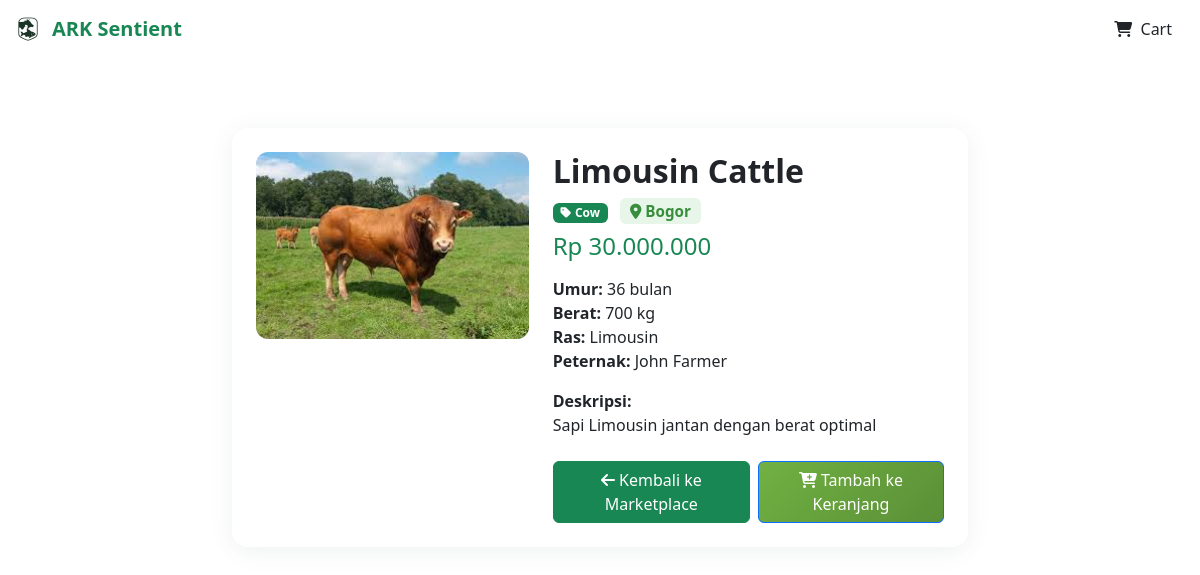
/Views/livestock_detail.php?id=3 (signed in), run on the app's committed database.
### tables this page shows
CREATE TABLE `livestock` (
  `id` int(11) NOT NULL,
  `farmer_id` int(11) NOT NULL,
  `category_id` int(11) NOT NULL,
  `name` varchar(100) NOT NULL,
  `breed` varchar(100) DEFAULT NULL,
  `age_months` int(11) NOT NULL,
  `weight_kg` int(11) NOT NULL,
  `gender` enum('male','female') NOT NULL,
  `location` varchar(100) NOT NULL,
  `price` decimal(15,2) NOT NULL,
  `description` text DEFAULT NULL,
  `image_url` varchar(255) DEFAULT NULL,
  `health_status` varchar(100) DEFAULT 'Healthy',
  `vaccination_status` varchar(100) DEFAULT 'Up to date',
  `status` enum('available','sold','reserved') DEFAULT 'available',
  `created_at` timestamp NOT NULL DEFAULT current_timestamp(),
  `updated_at` timestamp NOT NULL DEFAULT current_timestamp() ON UPDATE current_timestamp()
);

CREATE TABLE `categories` (
  `id` int(11) NOT NULL,
  `name` varchar(50) NOT NULL,
  `icon` varchar(50) DEFAULT NULL,
  `created_at` timestamp NOT NULL DEFAULT current_timestamp()
);

CREATE TABLE `users` (
  `id` int(11) NOT NULL,
  `username` varchar(50) NOT NULL,
  `email` varchar(100) NOT NULL,
  `password` varchar(255) NOT NULL,
  `full_name` varchar(100) NOT NULL,
  `phone` varchar(20) DEFAULT NULL,
  `address` text DEFAULT NULL,
  `role` enum('customer','farmer','admin') DEFAULT 'customer',
  `created_at` timestamp NOT NULL DEFAULT current_timestamp(),
  `updated_at` timestamp NOT NULL DEFAULT current_timestamp() ON UPDATE current_timestamp()
);

### Config/config.php (called while the page is built, shortened)
<?php
if (!function_exists('formatRupiah')) {
    function formatRupiah($angka) {
        return 'Rp ' . number_format($angka, 0, ',', '.');
    }
}
?>

### Views/livestock_detail.php (the view, shortened to what this page needs)
<?php
require_once '../Config/config.php';
$id = isset($_GET['id']) ? (int)$_GET['id'] : 0;
$stmt = $conn->prepare("
    SELECT l.*, c.name as category_name, u.full_name as farmer_name
    FROM livestock l
    JOIN categories c ON l.category_id = c.id
    JOIN users u ON l.farmer_id = u.id
    WHERE l.id = ?
    LIMIT 1
");
$stmt->execute([$id]);
$animal = $stmt->fetch(PDO::FETCH_ASSOC);
?>
<!DOCTYPE html>
<html lang="id">
<head>
    <link href="../Asset/css/dashboard.css" rel="stylesheet">
    <link href="https://cdn.jsdelivr.net/npm/bootstrap@5.3.0/dist/css/bootstrap.min.css" rel="stylesheet">
    <link href="https://cdnjs.cloudflare.com/ajax/libs/font-awesome/6.4.0/css/all.min.css" rel="stylesheet">
</head>
<body>
    <nav class="navbar navbar-expand-lg fixed-top">
        <div class="container-fluid">
            <a class="navbar-brand text-success d-flex align-items-center" href="home.php">
                <img src="../asset/img/Logo.png" alt="Logo" style="height:32px;width:auto;">
                ARK Sentient
            </a>
            <div class="collapse navbar-collapse" id="navbarNav">
                <ul class="navbar-nav">
                    <li class="nav-item">
                        <a class="nav-link position-relative" href="cart.php" id="navbarCartLink">
                            <i class="fas fa-shopping-cart me-1"></i>
                            Cart
                        </a>
                    </li>
                </ul>
            </div>
        </div>
    </nav>
    <div style="height:80px"></div>
    <div class="container my-5">
        <div class="row justify-content-center">
            <div class="col-lg-8">
                <div class="card detail-card p-4">
                    <div class="row g-4">
                        <div class="col-md-5">
                            <?php if (!empty($animal['image_url'])): ?>
                                <img src="<?php echo htmlspecialchars($animal['image_url']); ?>" alt="<?php echo htmlspecialchars($animal['name']); ?>" class="detail-img mb-3">
                            <?php else: ?>
                                <div class="d-flex align-items-center justify-content-center detail-img mb-3" style="height:220px;">
                                    <i class="fas fa-cow fa-4x text-muted"></i>
                                </div>
                            <?php endif; ?>
                        </div>
                        <div class="col-md-7">
                            <h2 class="fw-bold mb-2"><?php echo htmlspecialchars($animal['name']); ?></h2>
                            <div class="mb-2">
                                <span class="badge bg-success"><i class="fas fa-tag me-1"></i><?php echo htmlspecialchars($animal['category_name']); ?></span>
                                <span class="badge badge-location ms-2"><i class="fas fa-map-marker-alt me-1"></i><?php echo htmlspecialchars($animal['location']); ?></span>
                            </div>
                            <h4 class="text-success mb-3"><?php echo formatRupiah($animal['price']); ?></h4>
                            <ul class="list-unstyled mb-3">
                                <li><b>Umur:</b> <?php echo $animal['age_months']; ?> bulan</li>
                                <li><b>Berat:</b> <?php echo $animal['weight_kg']; ?> kg</li>
                                <li><b>Ras:</b> <?php echo htmlspecialchars($animal['breed']); ?></li>
                                <li><b>Peternak:</b> <?php echo htmlspecialchars($animal['farmer_name']); ?></li>
                            </ul>
                            <?php if (!empty($animal['description'])): ?>
                                <div class="mb-3">
                                    <b>Deskripsi:</b>
                                    <div><?php echo nl2br(htmlspecialchars($animal['description'])); ?></div>
                                </div>
                            <?php endif; ?>
                            <div class="d-flex gap-2 mt-4">
                                <a href="dashboard.php" class="btn btn-success"><i class="fas fa-arrow-left"></i> Kembali ke Marketplace</a>
                                <button class="btn btn-primary" onclick="addToCart(<?php echo $animal['id']; ?>)">
                                    <i class="fas fa-cart-plus me-1"></i>Tambah ke Keranjang
                                </button>
                            </div>
                        </div>
                    </div>
                </div>
            </div>
        </div>
    </div>
</body>
</html>

### Asset/css/dashboard.css (style rules this page uses)
.navbar { background: linear-gradient(135deg, var(--accent-lime) 0%, var(--accent-green) 100%) !important; backdrop-filter: blur(20px); box-shadow: var(--shadow); padding: 1rem 0; transition: var(--transition); }
.navbar-brand { font-weight: 700; color: var(--primary-green) !important; font-size: 1.5rem; display: flex; align-items: center; gap: 0.5rem; }
.navbar-brand img { height: 32px; width: auto; transition: var(--transition); }
.navbar-nav .nav-link { color: var(--primary-green) !important; font-weight: 500; padding: 0.5rem 1rem !important; border-radius: 8px; transition: var(--transition); position: relative; }
.navbar-nav .nav-link::after { content: ''; position: absolute; bottom: 0; left: 50%; width: 0; height: 2px; background: var(--primary-green); transition: var(--transition); transform: translateX(-50%); }
.btn-primary { background: linear-gradient(135deg, #71b142 0%, #5a8f37 100%); border: none; border-radius: 25px; padding: 10px 25px; font-weight: 600; }
.badge-location { background: #f8f9fa; color: #6c757d; border-radius: 15px; }

### Views/livestock_detail.php (style rules this page uses)
.detail-img { width: 100%; max-height: 350px; object-fit: cover; border-radius: 12px; background: #f8f9fa; }
.detail-card { box-shadow: 0 4px 24px rgba(44,85,48,0.08); border-radius: 16px; border: none; }
.badge-location { background: #e8f5e9; color: #388e3c; font-size: 0.95em; }

### data on the page
livestock: image_url (picture), name "Limousin Cattle", category.name "Cow", location "Bogor", price "Rp 30.000.000", age_months "36", weight_kg "700", breed "Limousin", farmer.full_name "John Farmer", description "Sapi Limousin jantan dengan berat optimal"
